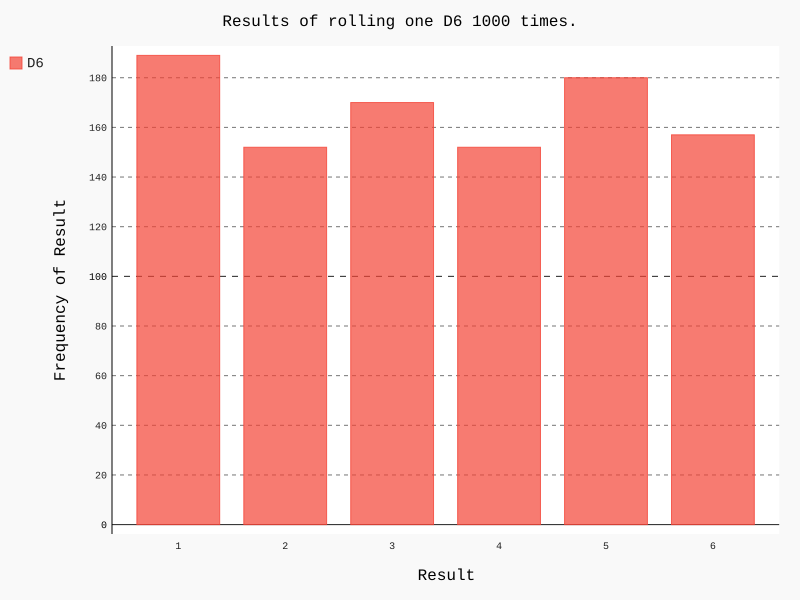

Here is the Python script that generated this plot:
from die import Die
import pygal


die = Die()
results = []
for roll_num in range(1000):
    results.append(die.roll())

frequencies = []
for value in range(1, die.num_sizes + 1):
    frequencies.append(results.count(value))
print(frequencies)

hist = pygal.Bar()

hist.title = "Results of rolling one D6 1000 times."
hist.x_labels = ['1', '2', '3', '4', '5', '6']
hist.x_title = "Result"
hist.y_title = "Frequency of Result"

hist.add('D6', frequencies)
hist.render_to_file('die_visual.svg')
